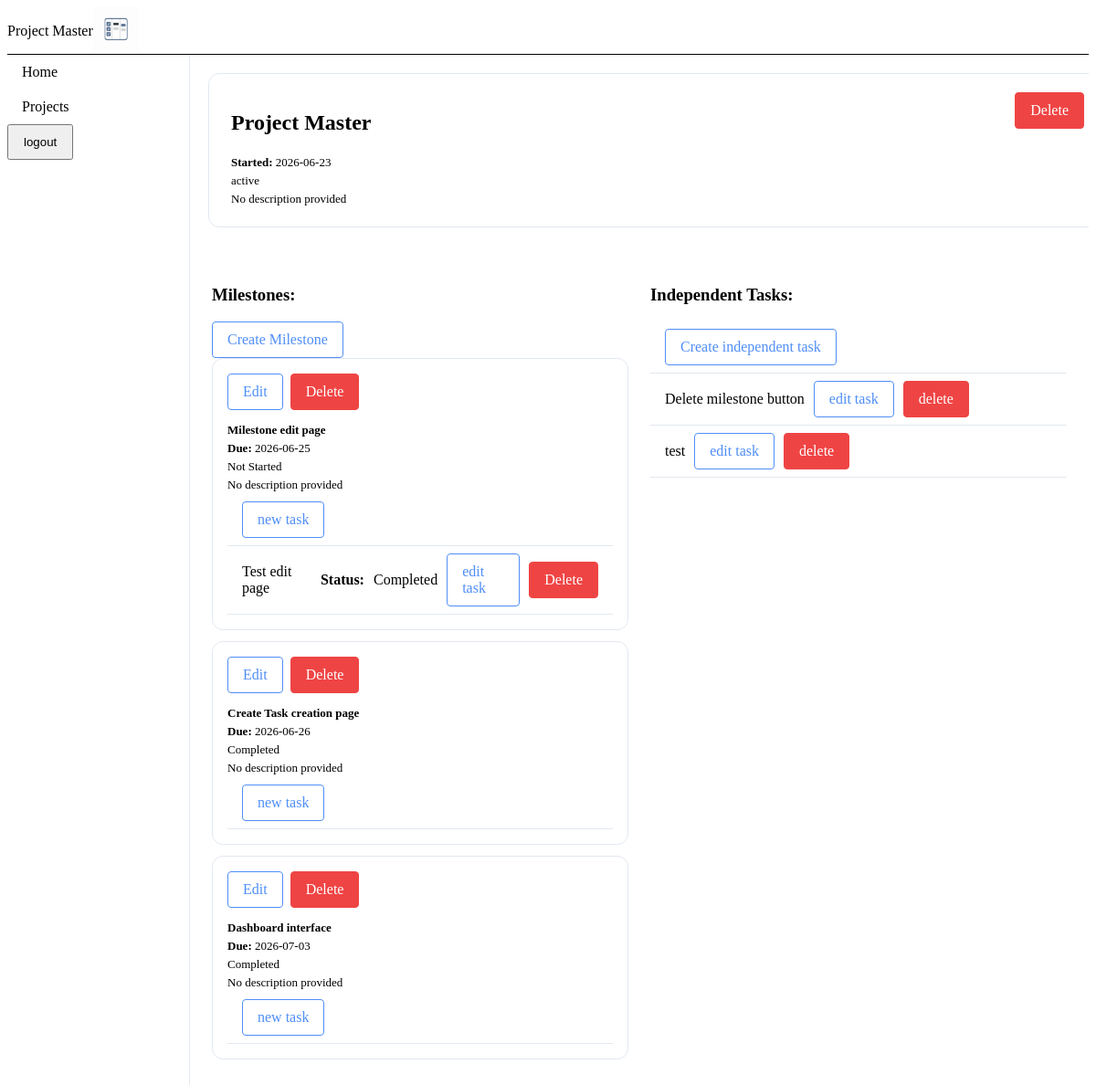
/project/1 (signed in), run on an earlier commit of the app's database.
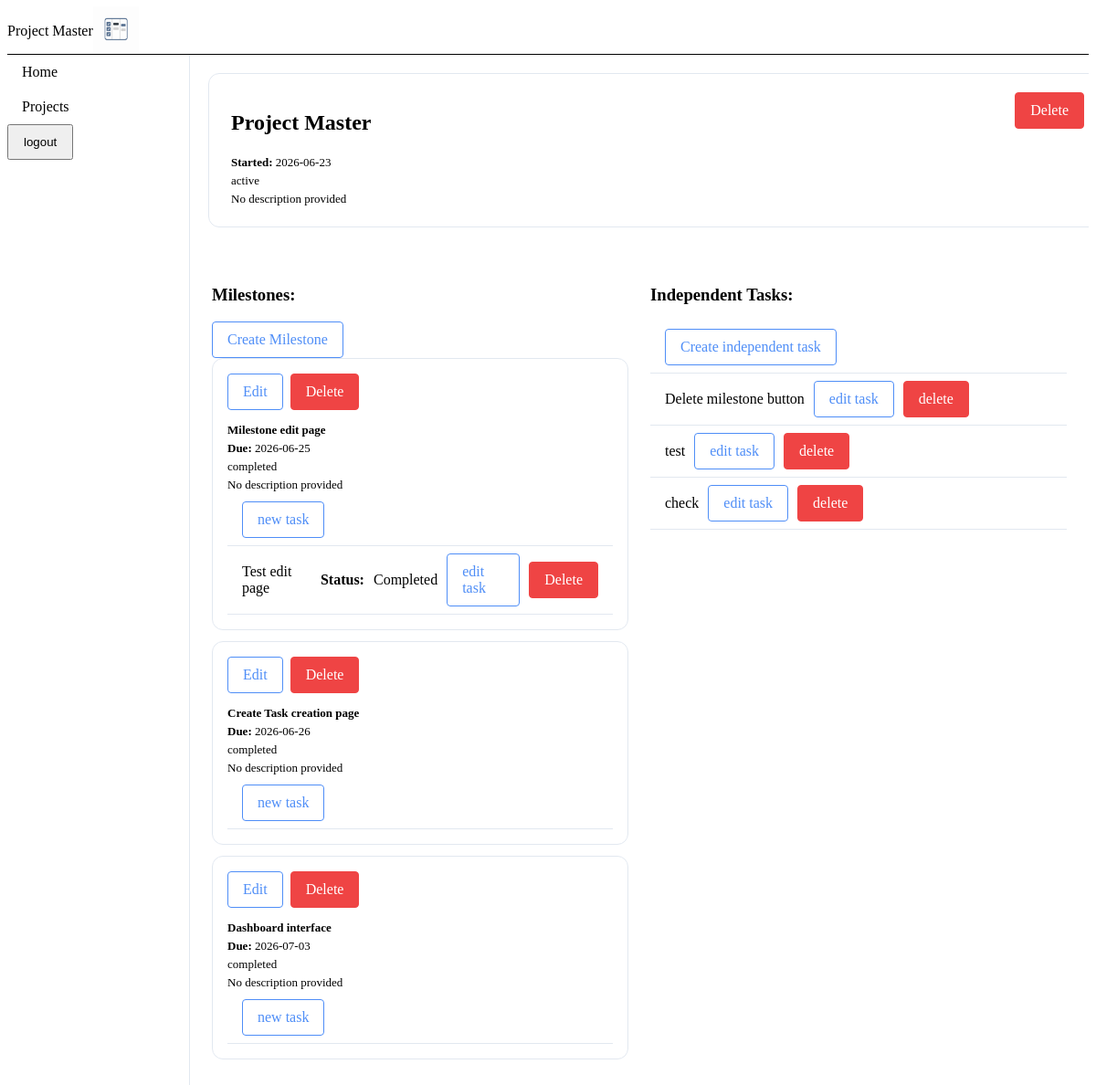
And on a later commit of the database.
### models.py (models this page shows)
class Project(db.Model):
    projectId: Mapped[int] = mapped_column(primary_key=True)
    userId: Mapped[int] = mapped_column(ForeignKey('user.userId'), nullable=False)
    projectName:Mapped[str] = mapped_column(nullable=False)
    description:Mapped[str] = mapped_column(nullable=True)
    startDate: Mapped[Optional[date]] = mapped_column(Date,nullable=True)
    status: Mapped[str] = mapped_column(nullable=False)
    createdAt:Mapped[datetime] = mapped_column(default=lambda: datetime.now(timezone.utc) ,nullable=False)

class Milestone(db.Model):
    milestoneId: Mapped[int] = mapped_column(primary_key=True)
    projectId: Mapped[int] = mapped_column(ForeignKey('project.projectId'), nullable=False)
    milestoneName:Mapped[str] = mapped_column(nullable=False)
    description:Mapped[str] = mapped_column(nullable=True)
    startDate: Mapped[date] = mapped_column(Date, nullable=False)
    endDate: Mapped[date] = mapped_column(Date, nullable=False)
    status: Mapped[str] = mapped_column(nullable=False)
    createdAt:Mapped[datetime] = mapped_column(default=lambda: datetime.now(timezone.utc) ,nullable=False)

class Task(db.Model):
    taskId: Mapped[int] = mapped_column(primary_key=True)
    projectId: Mapped[int] = mapped_column(ForeignKey('project.projectId'), nullable=False)
    milestoneId: Mapped[Optional[int]] = mapped_column(ForeignKey('milestone.milestoneId'), nullable=True)
    taskName:Mapped[str] = mapped_column(nullable=False)
    description:Mapped[str] = mapped_column(nullable=True)
    dueDate: Mapped[Optional[date]] = mapped_column(Date, nullable=True)
    status: Mapped[str] = mapped_column(nullable=False)
    createdAt:Mapped[datetime] = mapped_column(default=lambda: datetime.now(timezone.utc),nullable=False)

### app.py (the view)
@app.route('/project/<int:projectId>', methods=['GET'])
@login_required
def project_detail(projectId):
    project = Project.query.filter_by(
        projectId = projectId, userId=current_user.userId
    ).first_or_404()
    milestones = Milestone.query.filter_by(projectId = projectId).all()
    tasks = Task.query.filter(
        Task.projectId == projectId, Task.milestoneId != None
    ).all()
    independentTasks = Task.query.filter_by(projectId = projectId, milestoneId=None).all()
    return render_template('project_detail.html', milestones=milestones, tasks=tasks,independentTasks=independentTasks, project=project)

### app.py (called while the page is built)
@login_manager.user_loader
def load_user(user_id):
    return User.query.get(int(user_id))

### templates/project_detail.html
{% extends "base.html" %}
{% block styles %} <link rel="stylesheet" href="{{url_for('static', filename='css/project-detail.css')}}"> {% endblock %}
{% block content %}
        <div class="project-detail-body">
          <div class="project-card-header" aria-label="current project header">
              <div class="project-card-header-left">
                <h2 class="project-title">{{ project.projectName  }}</h2>
                {% if project.startDate %}
                  <p><strong>Started:</strong> {{ project.startDate }}</p>
                {% else %}
                  <p><strong>Started:</strong> N/A</p>
                {% endif %}
                <p>{{ project.status }}</p>
                {% if project.description%}
                  <p>{{ project.description }}</p>
                {% else %}
                  <p> No description provided</p>
                {% endif %}
              </div>
            <div class="project-card-header-right">
                 <form method="POST" action="{{ url_for('delete_project',projectId = project.projectId)}}">
                  <button class="btn btn-danger" type="submit">Delete</button>
              </form>
            </div>
            </div>
              <div class="detail-body">
                <div class="milestone-column">
                  <div class="section-header" aria-label="Milestone section begins">
                    <h3 class="section-title">Milestones:</h3>
                    <a href="{{ url_for('new_milestone', projectId=project.projectId) }}" class="btn btn-secondary">Create Milestone</a>
                  </div>
                      {% if milestones %}
                        <div class="milestone-grid">
                          {% for milestone in milestones %}
                          <div class="milestone-card">
                            <div class="milestone-card-actions">
                              <a href="{{ url_for('edit_milestone', projectId=project.projectId, milestoneId=milestone.milestoneId) }}" class="btn btn-secondary">Edit</a>
                              <form method="POST" action="{{ url_for('delete_milestone', projectId=project.projectId, milestoneId = milestone.milestoneId) }}">
                                <button class="btn btn-danger" type="submit">Delete</button>
                              </form>
                            </div>
                              <p><strong>{{ milestone.milestoneName }}</strong></p>
                              <p><strong>Due:</strong> {{ milestone.endDate }}</p>
                              <p>{{ milestone.status }}</p>
                              {% if milestone.description %}
                                <p>{{ milestone.description }}</p>
                            {% else %}
                              <p> No description provided</p>
                            {% endif %}
                                <ul class="task-list">
                                  {% if tasks %}
                                    <li><a class="btn btn-secondary" href="{{ url_for('new_task', projectId = project.projectId, milestoneId=milestone.milestoneId)}}">new task</a></li>
                                    {% for task in tasks %}
                                          {% if task.milestoneId == milestone.milestoneId %}
                                          <li>{{ task.taskName }}  <strong>Status:</strong> {{ task.status }}
                                            <a class="btn btn-secondary" href="{{ url_for('edit_task', projectId=project.projectId, taskId=task.taskId)}}">edit task</a>
                                             <form method="POST" action="{{ url_for('delete_task', projectId=project.projectId, taskId=task.taskId) }}">
                                               <button type="submit" class="btn btn-danger">Delete</button>
                                             </form>
                                          </li>
                                          {% endif %}
                                    {% endfor %}
                                  {% else %}
                                    <li><a class="btn btn-secondary" href="{{ url_for('new_task', projectId = project.projectId, milestoneId = milestone.milestoneId)}}">new task</a></li>
                                  {% endif %}
                                </ul>
                          </div>
                          {% endfor %}
                        </div>
                          {% else %}
                          None
                          {% endif %}
                </div>
                             <div class="independent-task-column">
                 <h3>Independent Tasks:</h3>
                 {% if independentTasks %}
                    <ul class="task-list">
                      <li><a class="btn btn-secondary" href=" {{ url_for('new_task', projectId = project.projectId, milestoneId = 'none') }}">Create independent task</a></li>
                      {% for task in independentTasks %}
                        <li>{{ task.taskName }} <a href="{{ url_for('edit_task', projectId=project.projectId, taskId=task.taskId)}}" class="btn btn-secondary">edit task</a>
                          <form method="POST" action="{{ url_for('delete_task', projectId=project.projectId, taskId=task.taskId) }}">
                            <button type="submit" class="btn btn-danger">delete</button>
                          </form>
                        </li>
                      {% endfor %}
                    </ul>
                  {% else %}
                    <ul class="task-list">
                      <li><a class="btn btn-secondary" href=" {{ url_for('new_task', projectId = project.projectId, milestoneId = 'none') }}">Create independent task</a></li>
                    </ul>
                  {% endif %}
                             </div>
                        </div>
              </div>
{% endblock %}

### templates/base.html (shortened to what this page needs)
<!DOCTYPE html>
<html lang="en">
<head>
    <link rel="stylesheet" href="{{ url_for('static', filename='css/base.css')}}">
    <link rel="stylesheet" href="{{ url_for('static', filename='css/layout.css')}}">
    <link rel="stylesheet" href="{{ url_for('static', filename='css/components.css')}}">
    <link rel="stylesheet" href="https://cdn.jsdelivr.net/npm/@tabler/icons-webfont@latest/tabler-icons.min.css">
    {% block styles %} {% endblock %}
</head>
<body>
    <header class="top-bar">
        <div class="top-bar-left">
            <span class="top-bar-left-text">Project Master</span>
            <span class="top-bar-left-logo">
              <img class="logo" alt="project master logo" src="{{ url_for('static', filename='images/pm-logo.png')}}" height="50" width="50">
            </span>
        </div>
    </header>
    <div class = "app-body">
      <nav class = "side-bar" aria-label="Main navigation">
        <ul class = "nav-links">
          <li class="{{ 'nav-active' if request.endpoint == 'dashboard' else ''}}"><a href = "{{ url_for('dashboard') }}">Home</a></li>
          <li class="{{ 'nav-active' if request.endpoint == 'project_page' else ''}}"><a href = "{{ url_for('project_page') }}">Projects</a></li>
          <li class="{{ 'nav-active' if request.endpoint == 'logout' else ''}}"><form action="{{ url_for('logout') }}" method="POST" class="nav-logout-btn"><button type="submit">logout</button></form></li>
        </ul>
      </nav>
      <main class = "main-content">
        {% block content %} {% endblock %}
      </main>
    </div>
</body>
</html>

### static/css/base.css (style rules this page uses)
* { box-sizing: border-box; }

### static/css/layout.css (style rules this page uses)
.app-body { display:flex; height: calc(100vh - 52px); }
.side-bar { width: 200px; flex-shrink: 0; background-color: var(--surface-1); border-right: 1px solid #e2e8f0; }
.main-content { flex:1; overflow-y: auto; }
.top-bar { display:flex; align-items: center; justify-content: space-between; height: 52px; border-bottom: 1px black solid; background-color: var(--surface-2) }
.top-bar-left, .top-bar-right { display: flex; align-items: center; }
.nav-links { padding: 0; margin: 0; list-style-type:none; }
.nav-links a, .nav-links button { display: block; padding: 10px 16px; color: black; text-decoration: none; }
.nav-logout-btn { border: none; font : inherit; }

### static/css/components.css (style rules this page uses)
.btn { display: inline-flex; align-items: center; justify-content: center; padding: 10px 16px; border: 1px solid transparent; border-radius: 4px; font: inherit; text-decoration: none; cursor: pointer; }
.btn-secondary { border-color: #4f8ef7; color: #4f8ef7; }
.btn-danger { background-color: #ef4444; color: white; border-color: #ef4444; }

### static/css/project-detail.css (style rules this page uses)
.project-card-header { width: 100%; background-color: var(--surface-1); border: 1px solid #e2e8f0; border-radius: 12px; padding: 20px 24px; display: flex; flex-direction: row; justify-content: space-between; align-items: flex-start; margin : 20px }
.project-card-header-left { display: flex; flex-direction: column; }
.project-card-header-left p { margin: 0; padding: 2px 0; font-size: 13px; color: var(--text-secondary); }
.detail-body { display: grid; grid-template-columns: 1fr 1fr; gap: 1.5rem; padding: 24px; }
.milestone-card { background-color: var(--surface-2); border: 1px solid #e2e8f0; border-radius: 12px; padding: 16px; overflow: hidden; display: flex; flex-direction: column; gap: 0; }
.milestone-card p { margin: 0; padding: 2px 0; font-size: 13px; color: var(--text-secondary); }
.milestone-card-actions { display: flex; align-items: center; gap: 8px; margin-bottom: 12px; }
.milestone-grid { display: flex; flex-direction: column; gap: 12px; }
.task-list { margin: 0; padding: 0; list-style: none; }
.task-list li { display: flex; align-items: center; gap: 10px; padding: 8px 16px; border-bottom: 0.5px solid #e2e8f0; }

What changed in the data, as far as the page shows it:
changed Milestone "Milestone edit page": status "Not Started" → "completed"
changed Milestone "Create Task creation page": status "Completed" → "completed"
changed Milestone "Dashboard interface": status "Completed" → "completed"
added Task: taskName "check", shown under "Independent Tasks:"
